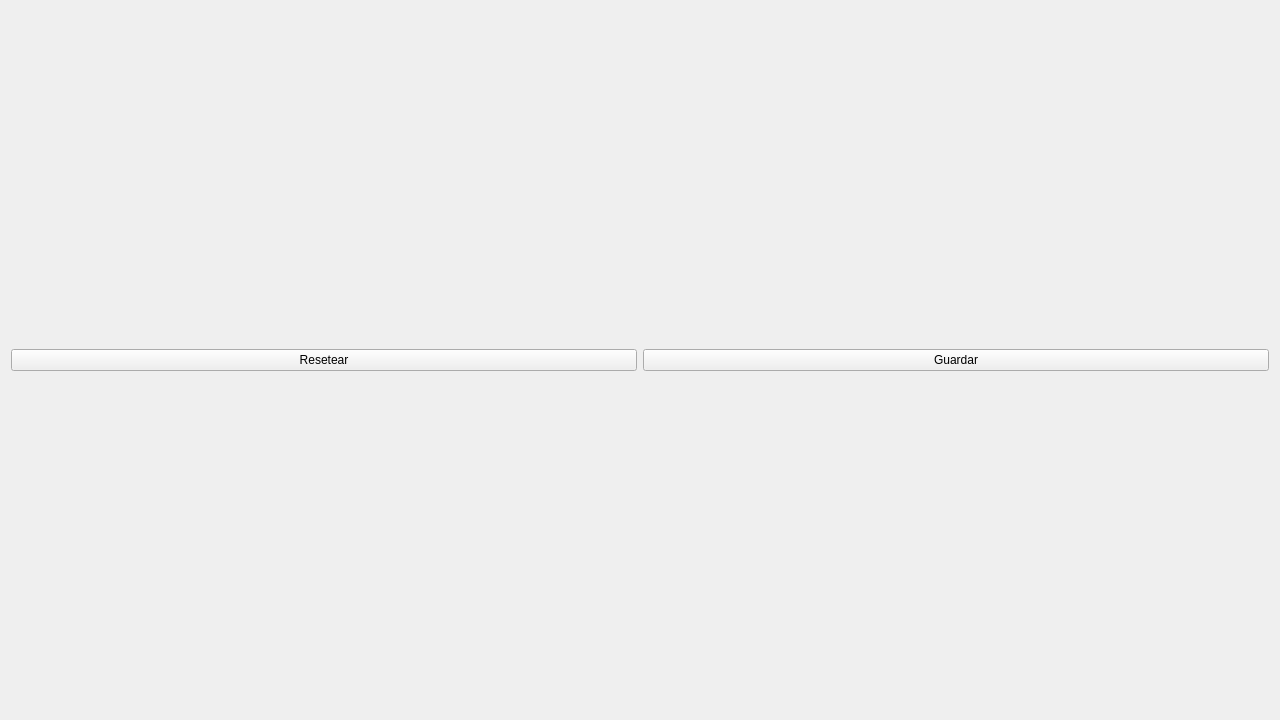
<?xml version="1.0" encoding="UTF-8"?>
<ui version="4.0">
 <class>ChartWidget</class>
 <widget class="QWidget" name="ChartWidget">
  <property name="geometry">
   <rect>
    <x>0</x>
    <y>0</y>
    <width>1280</width>
    <height>720</height>
   </rect>
  </property>
  <property name="windowTitle">
   <string>Form</string>
  </property>
  <layout class="QVBoxLayout" name="verticalLayout">
   <item>
    <layout class="QHBoxLayout" name="horizontalLayout">
     <item>
      <widget class="QPushButton" name="pushButton_2">
       <property name="text">
        <string>Resetear</string>
       </property>
      </widget>
     </item>
     <item>
      <widget class="QPushButton" name="pushButton_3">
       <property name="text">
        <string>Guardar</string>
       </property>
      </widget>
     </item>
    </layout>
   </item>
  </layout>
 </widget>
 <resources/>
 <connections/>
</ui>
